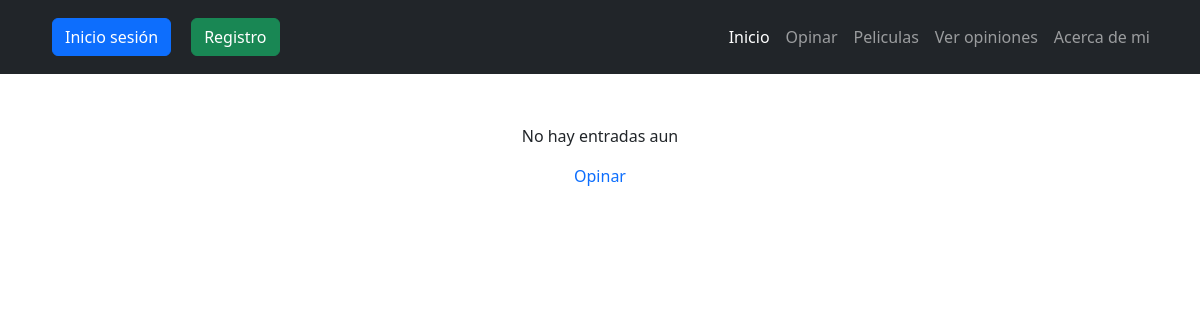
Page /pages/ on the earlier database version.
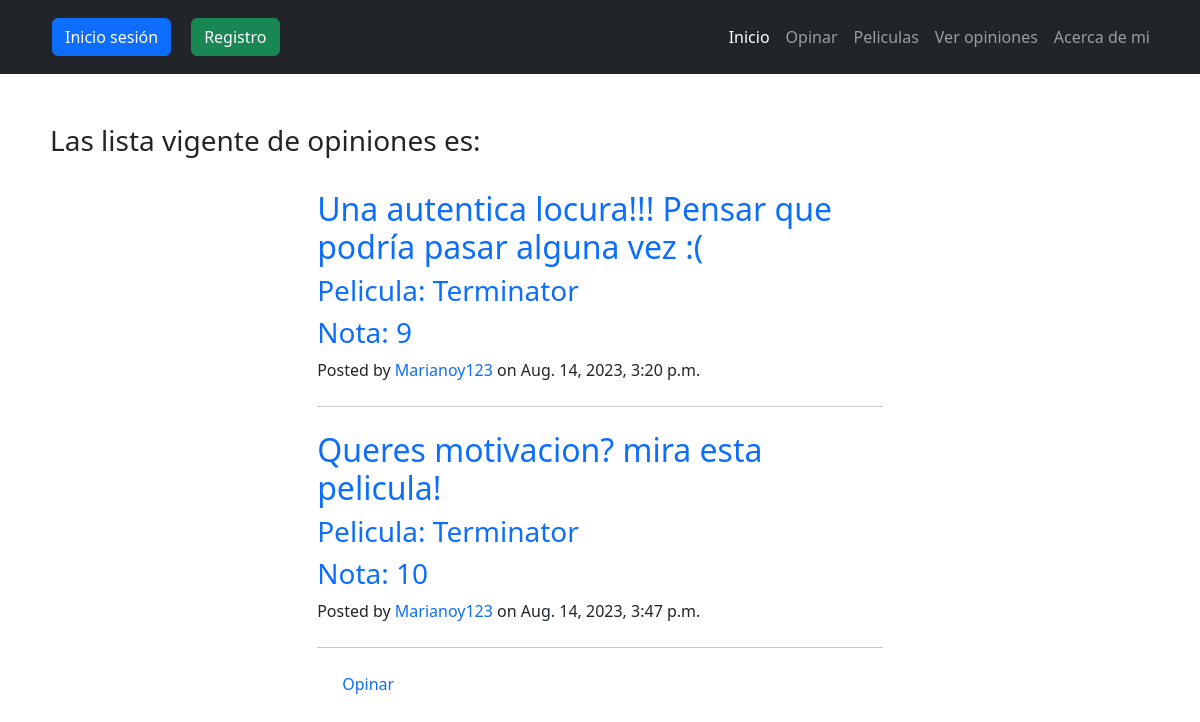
Same page on the later database version.
### Opiniones/models.py (models this page shows, shortened)
class opinion(models.Model):
    pelicula=models.CharField(max_length=32)
    nota=models.IntegerField()
    mini_opinion=models.CharField(max_length=64)
    detalle=models.CharField(max_length=1024)
    creador=models.ForeignKey(User, on_delete=models.CASCADE, related_name="CursosCreados")
    fecha=models.DateTimeField(auto_now=True)

### Opiniones/views.py (the view)
# urls.py: path("", ver_opiniones, name="ListaOpiniones"),
def ver_opiniones(request):
    contexto = {
        "Opiniones": opinion.objects.all(),
    }
    http_response = render(
        request=request,
        template_name='Opiniones/ListaOpiniones.html',
        context=contexto,
    )
    return http_response

### Opiniones/templates/Opiniones/ListaOpiniones.html (shortened to what this page needs)
{% extends "base.html" %}
{%load static%}
{% block contenido %}
    <div style="margin:50px">
        {%if Opiniones|length < 1%}
        <p style="text-align: center">No hay entradas aun<p>
        <div style="text-align: center">
            <a  href="{% url 'CrearOpinion' %}"> Opinar </a>
        </div>
        {%else%}
        <h3>Las lista vigente de opiniones es: </h3>
        <br>
        <div class="container px-4 px-lg-5">
            <div class="row gx-4 gx-lg-5 justify-content-center" style="text-decoration: none">
                <div class="col-md-10 col-lg-8 col-xl-7">
                    {% for opinion in Opiniones %}
                    <div class="post-preview">
                        <a href="{% url 'DetalleOpinion' opinion.id %}">
                            <h2 class="post-title">{{opinion.mini_opinion}}</h2>
                            <h3 class="post-subtitle">Pelicula: {{opinion.pelicula}}</h3>
                            <h3 class="post-subtitle">Nota: {{opinion.nota}}</h3>
                        </a>
                        <p class="post-meta">
                            Posted by
                            <a href="#!">{{opinion.creador}}</a>
                            on {{opinion.fecha}}
                        </p>
                    </div>
                    <hr class="my-4" />
                    {% endfor %}
                    <a style="margin-left: 25px" href="{% url 'CrearOpinion' %}"> Opinar </a>
                    {%endif%}
    </div>
{% endblock contenido %}

Differences in the rows shown:
added opinion: mini_opinion "Una autentica locura!!! Pensar que podría pasar alguna vez :(", pelicula "Terminator", nota "9", creador "Marianoy123", fecha "Aug. 14, 2023, 3:20 p.m."
added opinion: mini_opinion "Queres motivacion? mira esta pelicula!", pelicula "Terminator", nota "10", creador "Marianoy123", fecha "Aug. 14, 2023, 3:47 p.m."
Other differences:
text no longer shown: "No hay entradas aun"
text now shown: "Las lista vigente de opiniones es:"
